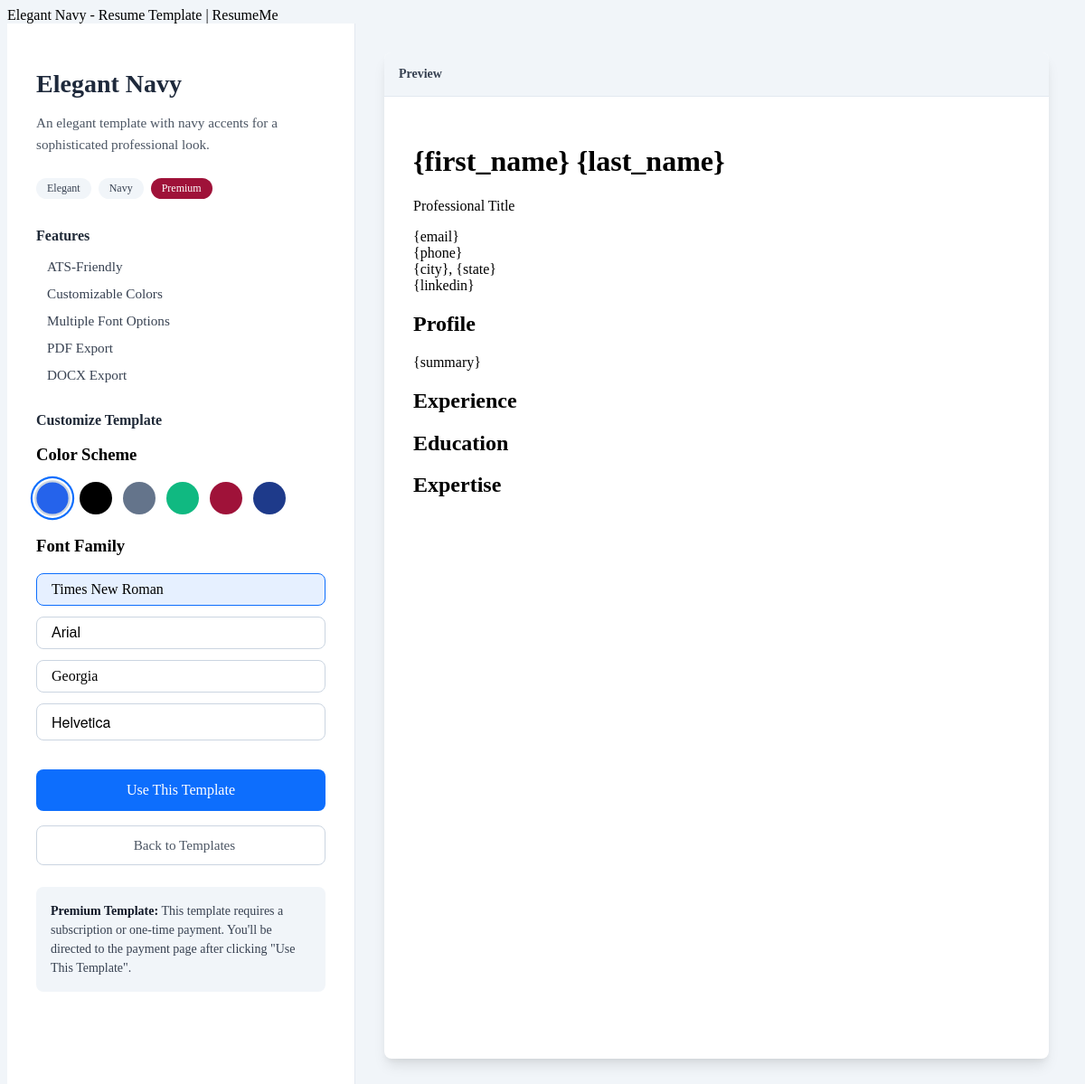
The page /templates_app/templates/elegant-navy/payment/ (signed in) on the database its author committed.
### templates_app/models.py (models this page shows, shortened)
class ResumeTemplate(models.Model):
    STATUS_CHOICES = (
        ('draft', 'Draft'),
        ('published', 'Published'),
    )
    DIFFICULTY_CHOICES = [
        ('beginner', 'Beginner'),
        ('intermediate', 'Intermediate'),
        ('advanced', 'Advanced'),
    ]
    CATEGORY_CHOICES = (
        ('simple', 'Simple'),
        ('professional', 'Professional'),
        ('modern', 'Modern'),
        ('creative', 'Creative'),
    )
    STYLE_CHOICES = (
        ('executive', 'Executive'),
        ('corporate', 'Corporate'),
        ('classic', 'Classic'),
        ('minimalist', 'Minimalist'),
        ('elegant', 'Elegant'),
        ('bold', 'Bold'),
        ('modern-executive', 'Modern Executive'),
        ('two-column', 'Two Column'),
    )
    COLOR_CHOICES = (
        ('blue', 'Blue'),
        ('black', 'Black'),
        ('gray', 'Gray'),
        ('green', 'Green'),
        ('burgundy', 'Burgundy'),
        ('navy', 'Navy'),
    )
    is_active = models.BooleanField(default=True)
    user = models.ForeignKey(settings.AUTH_USER_MODEL, on_delete=models.CASCADE, related_name='resumes_users', blank=True, null=True)
    template = models.ForeignKey('ResumeTemplate', on_delete=models.SET_NULL, null=True, related_name='resume_template')
    title = models.CharField(max_length=100, null=True, blank=True)
    status = models.CharField(max_length=20, choices=STATUS_CHOICES, default='draft', blank=True, null=True)
    content = models.JSONField(default=dict)
    category = models.CharField(max_length=20, choices=CATEGORY_CHOICES, default='simple')
    style = models.CharField(max_length=20, choices=STYLE_CHOICES, default='classic')
    color = models.CharField(max_length=20, choices=COLOR_CHOICES, default='blue')
    popularity = models.IntegerField(default=0)  # For sorting by popularity
    created_at = models.DateTimeField(auto_now_add=True)
    name = models.CharField(max_length=100)
    slug = models.SlugField(unique=True)
    description = models.TextField()
    preview_image = ProcessedImageField(
        upload_to='template_previews',
        processors=[ResizeToFill(400, 600)],
        format='JPEG',
        options={'quality': 85},
        null=True,
        blank=True
    )
    def __init__(self, *args, **kwargs):
        super().__init__(*args, **kwargs)
        self.html_content = None
        self.css_content = None
    thumbnail = models.ImageField(upload_to='template_thumbnails/', blank=True)
    categories = models.ManyToManyField(TemplateCategory, related_name='templates')
    color_scheme = models.CharField(max_length=50, default='blue')  # Add a default value
    has_photo = models.BooleanField(default=True)
    is_ats_friendly = models.BooleanField(default=True)
    is_featured = models.BooleanField(default=False)
    is_premium = models.BooleanField(default=False)
    difficulty_level = models.CharField(max_length=20, choices=DIFFICULTY_CHOICES, default='beginner')
    html_structure = models.TextField(help_text="HTML structure with placeholders")
    css_template = models.TextField(help_text="CSS styles for the template")
    updated_at = models.DateTimeField(auto_now=True)
    class Meta:
        ordering = ['-is_featured', '-popularity', 'name']

### templates_app/views.py (the view)
# urls.py: path('templates/<slug:template_slug>/payment/', views.payment_redirect, name='payment_redirect'),
@login_required
def payment_redirect(request, template_slug):
    template = get_object_or_404(ResumeTemplate, slug=template_slug)
    if request.user.profile.has_premium_access or request.user.profile.purchased_templates.filter(
            id=template.id).exists():
        return redirect('templates_app:resume_form_details', template_slug=template_slug)
    if not template.is_premium:
        return redirect('templates_app:resume_form_details', template_slug=template_slug)
    return render(request, 'templates_app/payment_redirect.html', {
        'template': template
    })

### templates/templates_app/payment_redirect.html (shortened to what this page needs)
{% load static %}
{% block title %}{{ template.name }} - Resume Template | ResumeMe{% endblock %}
{% block content %}
<div class="template-detail-container">
    <div class="template-sidebar">
        <div class="template-info">
            <h1 class="template-name">{{ template.name }}</h1>
            <p class="template-description">{{ template.description }}</p>
            <div class="template-meta">
                <span class="template-tag">{{ template.style|title }}</span>
                <span class="template-tag">{{ template.color|title }}</span>
                {% if template.is_premium %}
                <span class="template-tag premium">Premium</span>
                {% endif %}
            </div>
        </div>
        <div class="template-features">
            <h2 class="features-title">Features</h2>
            {% if template.is_ats_friendly %}
            <div class="feature-item">
                <div class="feature-text">ATS-Friendly</div>
            </div>
            {% endif %}
            <div class="feature-item">
                <div class="feature-text">Customizable Colors</div>
            </div>
            <div class="feature-item">
                <div class="feature-text">Multiple Font Options</div>
            </div>
            <div class="feature-item">
                <div class="feature-text">PDF Export</div>
            </div>
            <div class="feature-item">
                <div class="feature-text">DOCX Export</div>
            </div>
        </div>
        <div class="template-customization">
            <h2 class="customization-title">Customize Template</h2>
            <h3 class="customization-subtitle">Color Scheme</h3>
            <div class="color-options">
                <div class="color-option active" style="background-color: #2563eb;" data-color="#2563eb"></div>
                <div class="color-option" style="background-color: #000000;" data-color="#000000"></div>
                <div class="color-option" style="background-color: #64748b;" data-color="#64748b"></div>
                <div class="color-option" style="background-color: #10b981;" data-color="#10b981"></div>
                <div class="color-option" style="background-color: #9f1239;" data-color="#9f1239"></div>
                <div class="color-option" style="background-color: #1e3a8a;" data-color="#1e3a8a"></div>
            </div>
            <h3 class="customization-subtitle">Font Family</h3>
            <div class="font-options">
                <div class="font-option active" style="font-family: 'Times New Roman', serif;" data-font="'Times New Roman', serif">Times New Roman</div>
                <div class="font-option" style="font-family: Arial, sans-serif;" data-font="Arial, sans-serif">Arial</div>
                <div class="font-option" style="font-family: Georgia, serif;" data-font="Georgia, serif">Georgia</div>
                <div class="font-option" style="font-family: 'Helvetica Neue', Helvetica, sans-serif;" data-font="'Helvetica Neue', Helvetica, sans-serif">Helvetica</div>
            </div>
        </div>
        <div class="sidebar-actions">
            <a href="{% url 'templates_app:payment_redirect' template_slug=template.slug %}" class="btn-use-template">
                Use This Template
            </a>
            <a href="{% url 'templates_app:resume_templates' %}" class="btn-back">
                 Back to Templates
            </a>
        </div>
        {% if template.is_premium %}
        <div class="pricing-note">
            <strong>Premium Template:</strong> This template requires a subscription or one-time payment. You'll be directed to the payment page after clicking "Use This Template".
        </div>
        {% endif %}
    </div>
    <div class="template-preview-content">
        <div class="resume-preview-wrapper">
            <div class="resume-preview-header">
                <div class="preview-title">Preview</div>
                <div class="preview-actions">
                    <button class="preview-action-btn" title="Zoom In">
                    </button>
                    <button class="preview-action-btn" title="Zoom Out">
                    </button>
                    <button class="preview-action-btn" title="Reset Zoom">
                    </button>
                </div>
            </div>
            <div class="resume-preview-body">
                <div id="resume-preview-container">
                    {% with sample_data as data %}
                        {{ template.html_structure|safe }}
                    {% endwith %}
                </div>
            </div>
        </div>
    </div>
</div>
{% endblock %}

### rows shown on the page
ResumeTemplate: name "Elegant Navy", description "An elegant template with navy accents for a sophisticated professional look.", style "Elegant", color "Navy", html_structure "{first_name} {last_name} Professional Title {email} {phone} {city}, {state} {linkedin} Profile {summary} Experience Education Expertise"
